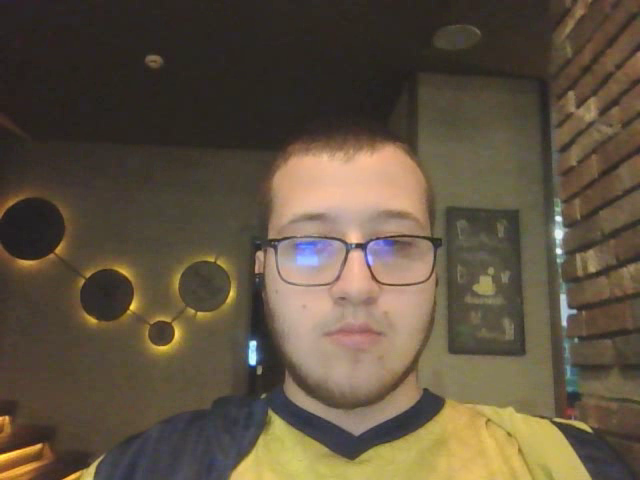
#> input picture frame 6 of Computer-Vision/OpenCv Notes/test_video/webcam.avi, 640 x 480 px
$ jupyter execute --allow-errors 'Ders-4-Video-Okuma-İzleme.ipynb'
#> lines starting #> are read from the running program, lines starting #| are printed output that depends on the picture
[cell 1]
import cv2

#> (a cell that did not finish here is left out)

[cell 3]
cap = cv2.VideoCapture("webcam.avi")

while True:
    ret, frame = cap.read()
#> frame is the input picture: shape (480, 640, 3); mean B, G, R 64.6, 82.6, 95.5
    frame = cv2.flip(frame,1)
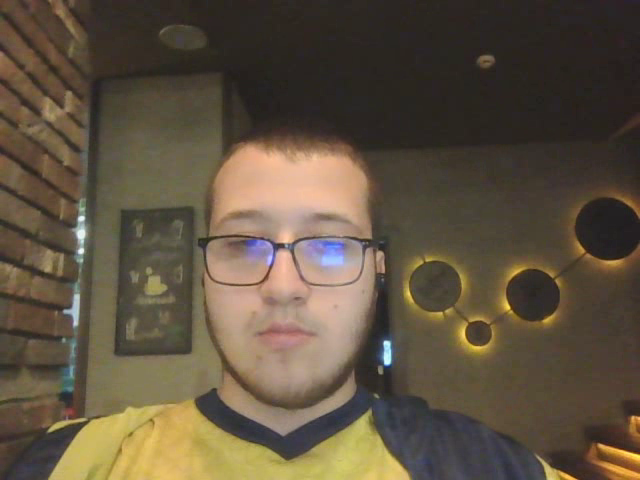
#> frame: shape (480, 640, 3); mean B, G, R 64.6, 82.6, 95.5

    cv2.imshow("web.avi",frame)
    if cv2.waitKey(1) & 0xFF == ord("q"): # klavyeden q girişini yakala ve döngüye git
#> (key q is pressed here)
        break
cap.release()
cv2.destroyAllWindows()
# görüntünün hızlı olmasının sebebi video karesinin senin karenden yavaş olması waitkey değerini arttıralım

[cell 4]
cap = cv2.VideoCapture("webcam.avi")

while True:
    ret, frame = cap.read()
    frame = cv2.flip(frame,1)

    cv2.imshow("web.avi",frame)
    if cv2.waitKey(10) & 0xFF == ord("q"): # klavyeden q girişini yakala ve döngüye git
#> (key q is pressed here)
        break
cap.release()
cv2.destroyAllWindows()

[cell 5]
cap = cv2.VideoCapture("webcam.avi")

while True:
    ret, frame = cap.read()
    frame = cv2.flip(frame,1)

    cv2.imshow("web.avi",frame)
    if cv2.waitKey(10) & 0xFF == ord("q"): # klavyeden q girişini yakala ve döngüye git
#> (key q is pressed here)
        break
cap.release()
cv2.destroyAllWindows()
# Hata almamızın sebebi sonsuz döngüde ret değeri bir nokta da false dönüyor yani video bitiyor ret false dönerse döngüyü kırmamız lazım

[cell 6]
import cv2
cap = cv2.VideoCapture("webcam.avi")

while True:
    ret, frame = cap.read()
    if ret==False: # ret==0 da diyebiliriz
        break
    frame = cv2.flip(frame,1)

    cv2.imshow("web.avi",frame)
    if cv2.waitKey(10) & 0xFF == ord("q"): # klavyeden q girişini yakala ve döngüye git
#> (key q is pressed here)

$ run again, starting later in the video
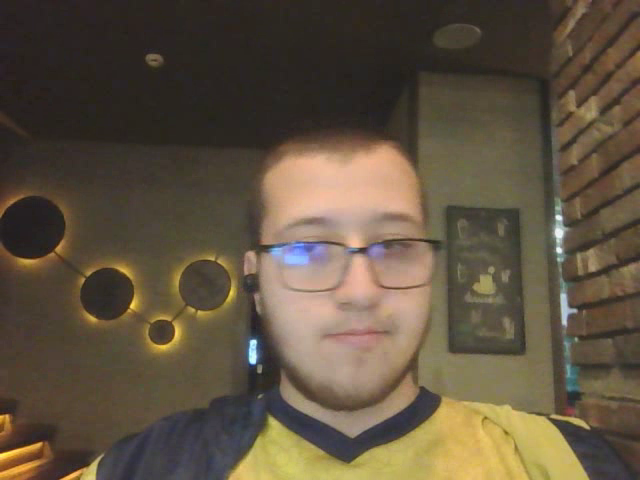
#> input picture frame 29 of Computer-Vision/OpenCv Notes/test_video/webcam.avi, 640 x 480 px
#> frame is the input picture: shape (480, 640, 3); mean B, G, R 64.8, 83.2, 96.3
#> `frame = cv2.flip(frame,1)`:
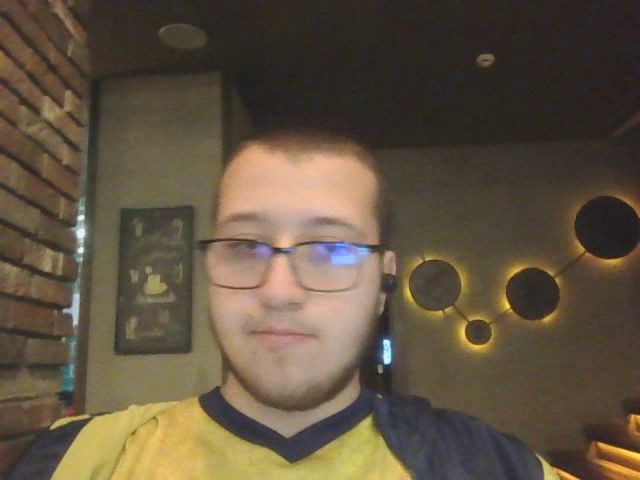
#> frame: shape (480, 640, 3); mean B, G, R 64.8, 83.2, 96.3

$ run again, starting later in the video
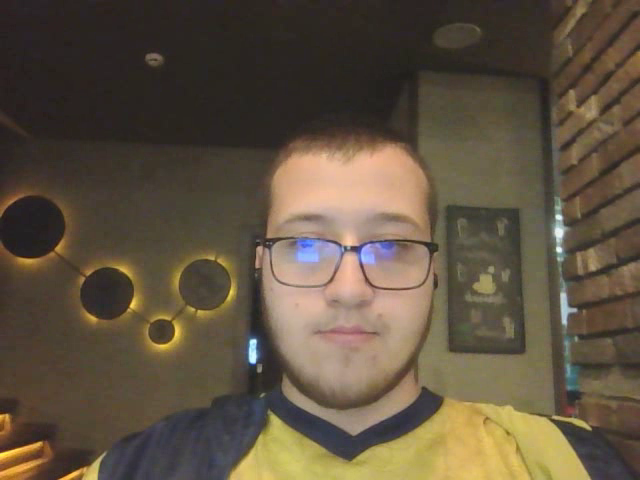
#> input picture frame 52 of Computer-Vision/OpenCv Notes/test_video/webcam.avi, 640 x 480 px
#> frame is the input picture: shape (480, 640, 3); mean B, G, R 65, 83, 96.1
#> `frame = cv2.flip(frame,1)`:
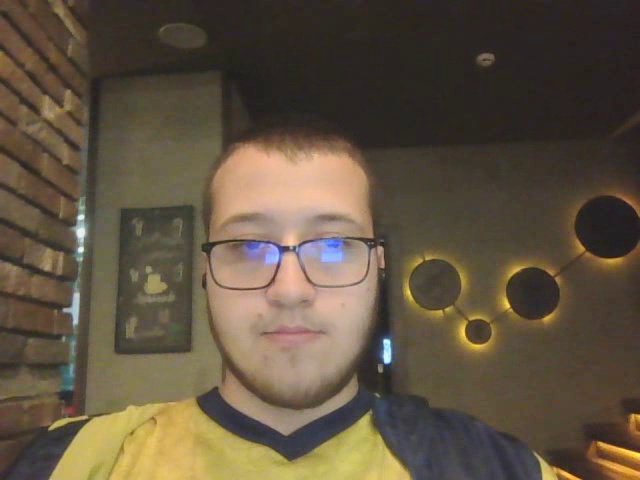
#> frame: shape (480, 640, 3); mean B, G, R 65, 83, 96.1
